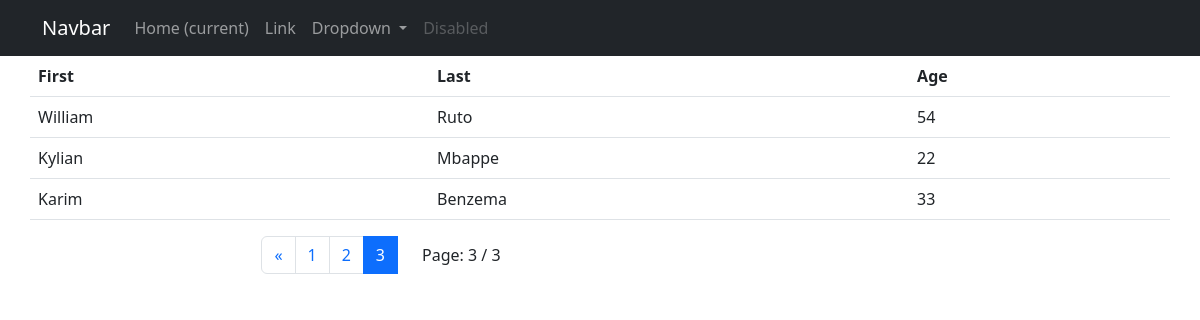
/?page=3, run on the app's committed database.
### dashboard/models.py (models this page shows, shortened)
class Data(models.Model):
    first_name = models.CharField(max_length=100)
    last_name = models.CharField(max_length=100)
    age = models.PositiveIntegerField(default=0)

### dashboard/views.py (the view)
# urls.py: path('',views.index, name='index')
def index(request):
    data = Data.objects.all()
    page = Paginator(data, 3)
    page_list = request.GET.get('page')
    page = page.get_page(page_list)
    context = {
        'page': page,
    }
    return render(request, 'dashboard/index.html', context)

### templates/dashboard/index.html (shortened to what this page needs)
{% extends 'partials/base.html' %}
{% block content %}
<table class="table">
    <thead>
      <tr>
        <th scope="col">First</th>
        <th scope="col">Last</th>
        <th scope="col">Age</th>
      </tr>
    </thead>
    <tbody>
      {% for data in page.object_list %}
      <tr>
        <td>{{ data.first_name }}</td>
        <td>{{ data.last_name }}</td>
        <td>{{ data.age }}</td>
      </tr>
      {% endfor %}
    </tbody>
  </table>
  <div class="container">
    <div class="row">
      <div class="col-md-4 offset md-3">
        <nav aria-label="Page navigation example" style="float: right;">
          <ul class="pagination">
            <li class="page-item">
              {% if page.has_previous %}
              <a class="page-link" href="{% url 'index' %}?page={{ page.previous_page_number }}" aria-label="Previous">
                <span aria-hidden="true">&laquo;</span>
              </a>
              {% endif %}
            </li>
            {% for num_page in page.paginator.page_range %}
            <br>
            {% if page.number == num_page %}
            <li class="page-item active" aria-current="page"><a class="page-link" href="{% url 'index' %}?page={{ num_page }}">{{ num_page }}</a></li>
            {% else %}
            <li class="page-item" aria-current="page"><a class="page-link" href="{% url 'index' %}?page={{ num_page }}">{{ num_page }}</a></li>
            {% endif %}
            <br>
            {% endfor %}
          </ul>
        </nav>
      </div>
      <div class="col-md-3">
        <p style="float: left; padding-top: 7px;">Page: {{ page.number }} / {{ page.paginator.num_pages }}</p>
      </div>
    </div>
  </div>
{% endblock  %}

### data on the page
Data: first_name "William", last_name "Ruto", age "54"
Data: first_name "Kylian", last_name "Mbappe", age "22"
Data: first_name "Karim", last_name "Benzema", age "33"

### other printed values
{{ num_page }} "1" "2"
{{ num_page }} "3"
{{ page.number }} "3"
{{ page.paginator.num_pages }} "3"
